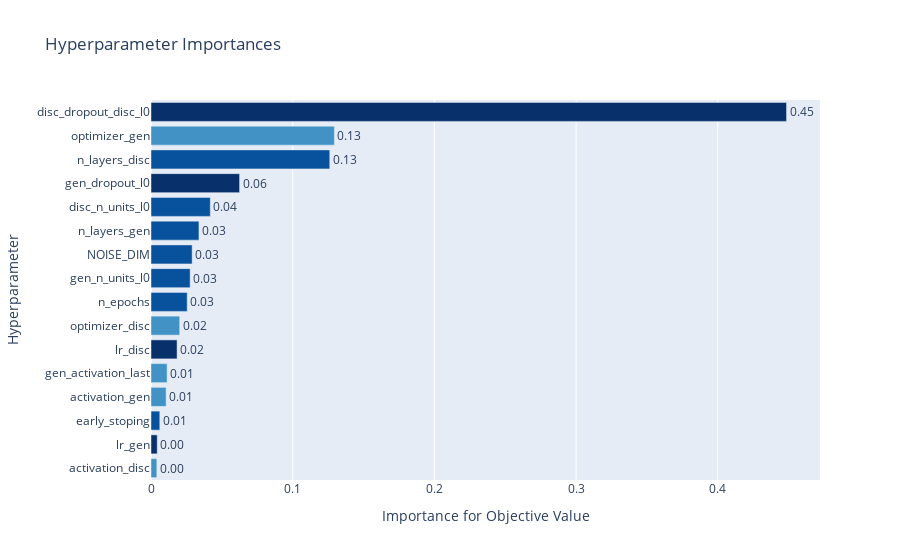

Here is the notebook cell this chart was saved with:
### Code cell
optuna.visualization.plot_param_importances(study)

### Figure 1 — Plotly figure (JSON) as saved in the notebook; plotly's stock layout.template omitted (floating-point values rounded to 4 significant figures)
{"data": [{"cliponaxis": false, "hovertemplate": ["activation_disc (CategoricalDistribution): 0.0041300683559203745<extra></extra>", "lr_gen (LogUniformDistribution): 0.004403475711599771<extra></extra>", "early_stoping (IntUniformDistribution): 0.00620590513614283<extra></extra>", "activation_gen (CategoricalDistribution): 0.010660601858146301<extra></extra>", "gen_activation_last (CategoricalDistribution): 0.011370565653637879<extra></extra>", "lr_disc (LogUniformDistribution): 0.018408259629430244<extra></extra>", "optimizer_disc (CategoricalDistribution): 0.020261164059321393<extra></extra>", "n_epochs (IntUniformDistribution): 0.02555809350179951<extra></extra>", "gen_n_units_l0 (IntUniformDistribution): 0.027619572548330074<extra></extra>", "NOISE_DIM (IntUniformDistribution): 0.02904953069803185<extra></extra>", "n_layers_gen (IntUniformDistribution): 0.03383780366411097<extra></extra>", "disc_n_units_l0 (IntUniformDistribution): 0.04185455365450827<extra></extra>", "gen_dropout_l0 (UniformDistribution): 0.06251563620513201<extra></extra>", "n_layers_disc (IntUniformDistribution): 0.12616559924091642<extra></extra>", "optimizer_gen (CategoricalDistribution): 0.129423706688703<extra></extra>", "disc_dropout_disc_l0 (UniformDistribution): 0.44853546339426925<extra></extra>"], "marker": {"color": ["rgb(66,146,198)", "rgb(8,48,107)", "rgb(8,81,156)", "rgb(66,146,198)", "rgb(66,146,198)", "rgb(8,48,107)", "rgb(66,146,198)", "rgb(8,81,156)", "rgb(8,81,156)", "rgb(8,81,156)", "rgb(8,81,156)", "rgb(8,81,156)", "rgb(8,48,107)", "rgb(8,81,156)", "rgb(66,146,198)", "rgb(8,48,107)"]}, "orientation": "h", "text": ["0.0041300683559203745", "0.004403475711599771", "0.00620590513614283", "0.010660601858146301", "0.011370565653637879", "0.018408259629430244", "0.020261164059321393", "0.02555809350179951", "0.027619572548330074", "0.02904953069803185", "0.03383780366411097", "0.04185455365450827", "0.06251563620513201", "0.12616559924091642", "0.129423706688703", "0.44853546339426925"], "textposition": "outside", "texttemplate": "%{text:.2f}", "type": "bar", "x": [0.00413, 0.004403, 0.006206, 0.01066, 0.01137, 0.01841, 0.02026, 0.02556, 0.02762, 0.02905, 0.03384, 0.04185, 0.06252, 0.1262, 0.1294, 0.4485], "y": ["activation_disc", "lr_gen", "early_stoping", "activation_gen", "gen_activation_last", "lr_disc", "optimizer_disc", "n_epochs", "gen_n_units_l0", "NOISE_DIM", "n_layers_gen", "disc_n_units_l0", "gen_dropout_l0", "n_layers_disc", "optimizer_gen", "disc_dropout_disc_l0"]}], "layout": {"showlegend": false, "title": {"text": "Hyperparameter Importances"}, "xaxis": {"title": {"text": "Importance for Objective Value"}}, "yaxis": {"title": {"text": "Hyperparameter"}}}}
